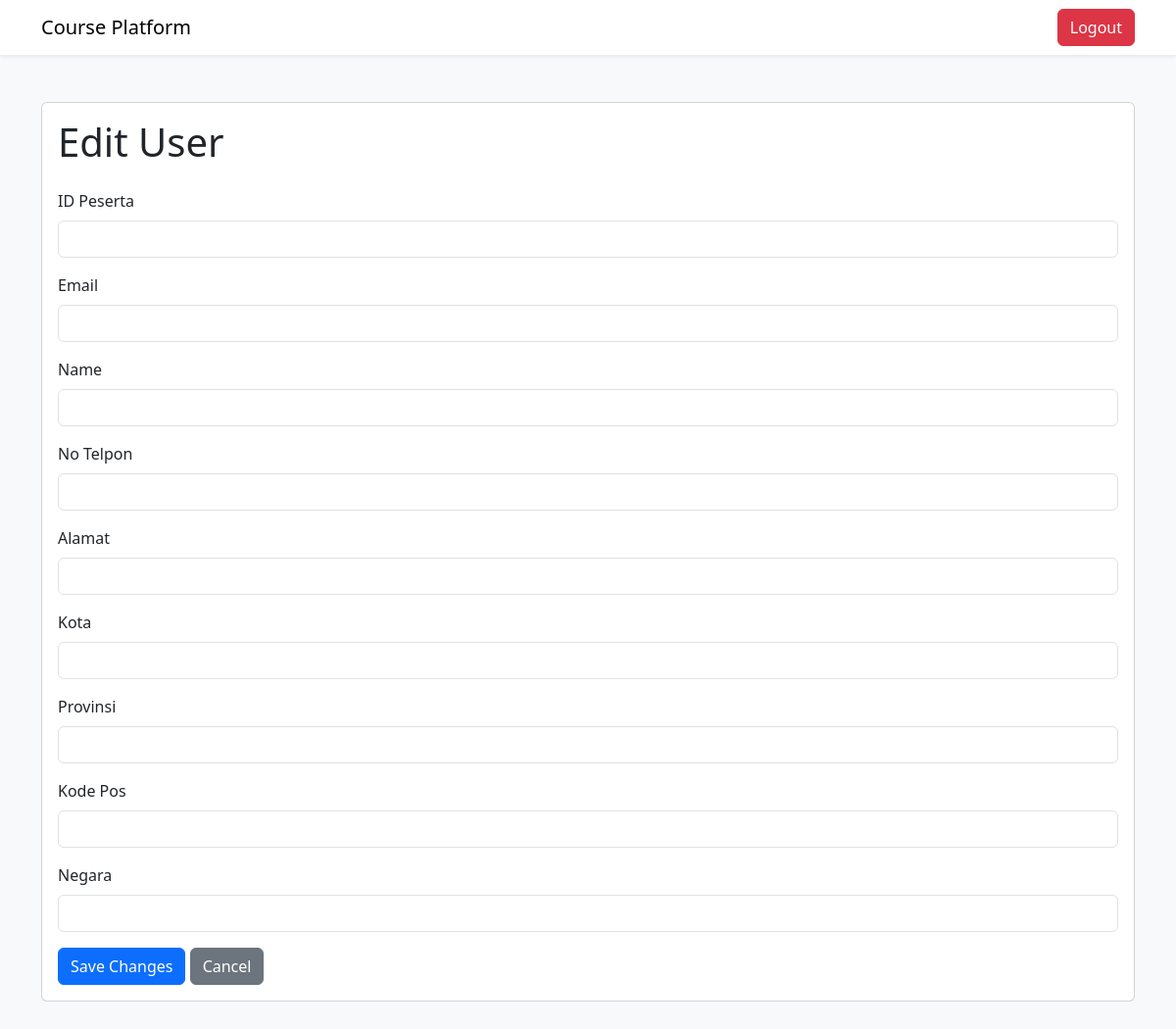
Page /admin/edit-user/3 (signed in) on the earlier database version.
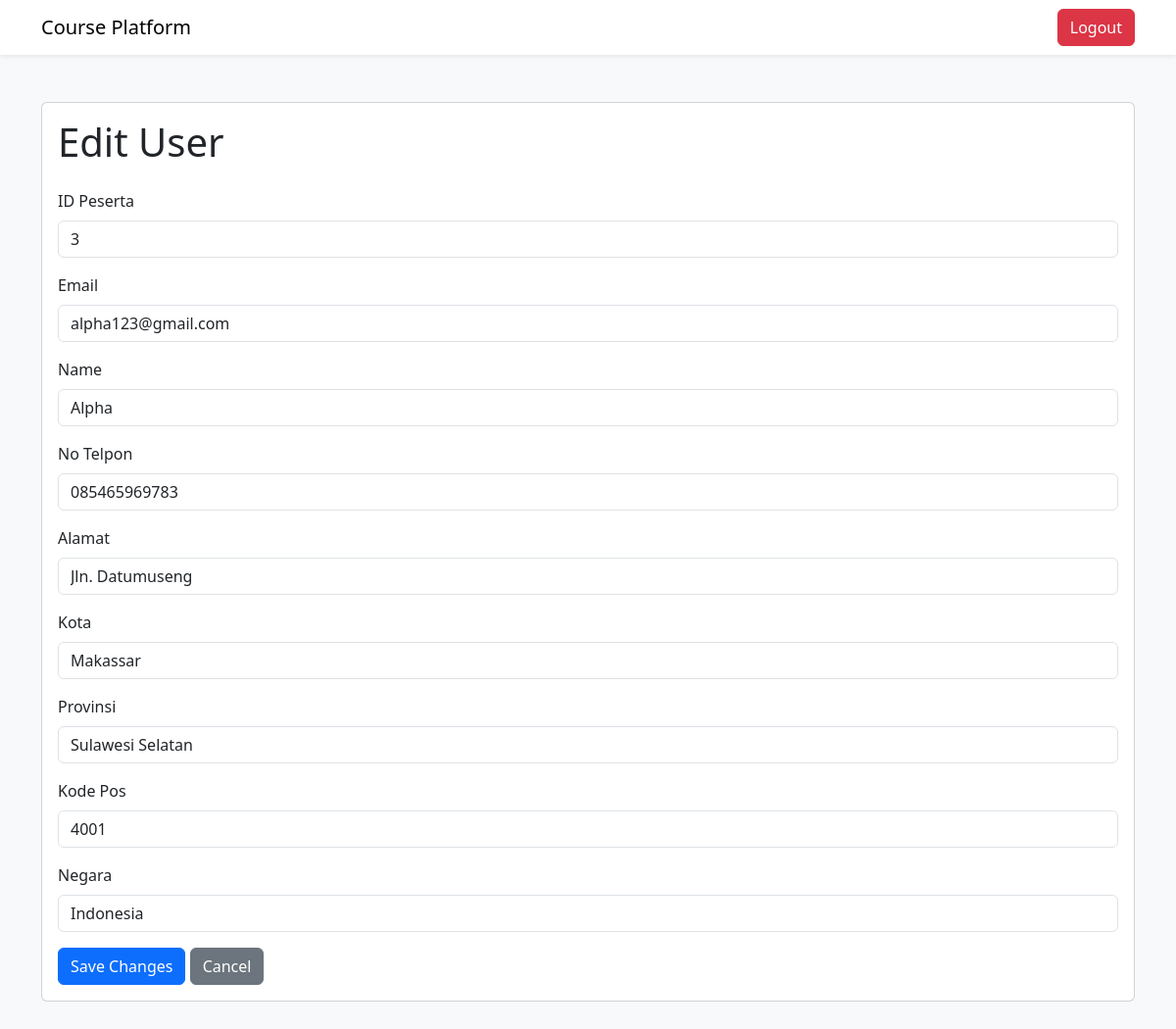
Same page on the later database version.
### tables this page shows
CREATE TABLE peserta (
                id_peserta INTEGER PRIMARY KEY AUTOINCREMENT,
                email TEXT NOT NULL,
                nama_peserta TEXT NOT NULL,
                password TEXT NOT NULL,
                no_telpon TEXT NOT NULL,
                alamat TEXT NOT NULL,
                kota TEXT NOT NULL,
                provinsi TEXT NOT NULL,
                kode_pos INT NOT NULL,
                negara TEXT NOT NULL
            );

### features/auth.py (the view, shortened to what this page needs)
    def edit_user(self, id_peserta):
        if not session.get('email') and session.get('role') != 'admin':
            return redirect('/login_admin')
        user = query_db('SELECT * FROM peserta WHERE id_peserta = ?', (id_peserta,), one=True)
        return render_template('edit_user_page.html', user=user)

### database.py (called while the page is built)
def get_db():
    db = getattr(g, '_database', None)
    if db is None:
        db = g._database = sqlite3.connect(DATABASE)
        db.row_factory = sqlite3.Row
    return db

def query_db(query, args=(), one=False):
    cur = get_db().execute(query, args)
    rv = cur.fetchall()
    cur.close()
    get_db().commit()
    return (rv[0] if rv else None) if one else rv

### templates/edit_user_page.html (shortened to what this page needs)
<!DOCTYPE html>
<html lang="en">
<head>
    <link href="https://cdn.jsdelivr.net/npm/bootstrap@5.3.0/dist/css/bootstrap.min.css" rel="stylesheet">
</head>
<body class="bg-light">
    <nav class="navbar navbar-expand-lg navbar-light bg-white shadow-sm">
        <div class="container">
            <a class="navbar-brand" href="/admin">Course Platform</a>
            <div class="d-flex">
                <a href="/logout" class="btn btn-danger">Logout</a>
            </div>
        </div>
    </nav>
    <div class="container py-5">
        <div class="card">
            <div class="card-body">
                <h1 class="card-title mb-4">Edit User</h1>
                <form method="POST" action="/admin/edit-user/{{ user.id_peserta }}">
                    <div class="mb-3">
                        <label for="id_peserta" class="form-label">ID Peserta</label>
                        <input type="text" class="form-control" id="id_peserta" name="id_peserta"
                            value="{{ user.id_peserta }}" readonly>
                    </div>
                    <div class="mb-3">
                        <label for="email" class="form-label">Email</label>
                        <input type="email" class="form-control" id="email" name="email" value="{{ user.email }}"
                            required>
                    </div>
                    <div class="mb-3">
                        <label for="name" class="form-label">Name</label>
                        <input type="text" class="form-control" id="nama" name="nama" value="{{ user.nama_peserta }}"
                            required>
                    </div>
                    <div class="mb-3">
                        <label for="no_telpon" class="form-label">No Telpon</label>
                        <input type="text" class="form-control" id="no_telpon" name="no_telpon"
                            value="{{ user.no_telpon }}" required>
                    </div>
                    <div class="mb-3">
                        <label for="alamat" class="form-label">Alamat</label>
                        <input type="text" class="form-control" id="alamat" name="alamat" value="{{ user.alamat }}"
                            required>
                    </div>
                    <div class="mb-3">
                        <label for="kota" class="form-label">Kota</label>
                        <input type="text" class="form-control" id="kota" name="kota" value="{{ user.kota }}" required>
                    </div>
                    <div class="mb-3">
                        <label for="provinsi" class="form-label">Provinsi</label>
                        <input type="text" class="form-control" id="provinsi" name="provinsi"
                            value="{{ user.provinsi }}" required>
                    </div>
                    <div class="mb-3">
                        <label for="kode_pos" class="form-label">Kode Pos</label>
                        <input type="text" class="form-control" id="kode_pos" name="kode_pos"
                            value="{{ user.kode_pos }}" required>
                    </div>
                    <div class="mb-3">
                        <label for="negara" class="form-label">Negara</label>
                        <input type="text" class="form-control" id="negara" name="negara" value="{{ user.negara }}"
                            required>
                    </div>
                    <button type="submit" class="btn btn-primary">Save Changes</button>
                    <a href="/admin/manage-users" class="btn btn-secondary">Cancel</a>
                </form>
            </div>
        </div>
    </div>
</body>
</html>

Differences in the rows shown:
added peserta: id_peserta "3", email "alpha123@gmail.com", nama "Alpha", no_telpon "085465969783", alamat "Jln. Datumuseng", kota "Makassar", provinsi "Sulawesi Selatan", kode_pos "4001", negara "Indonesia"
